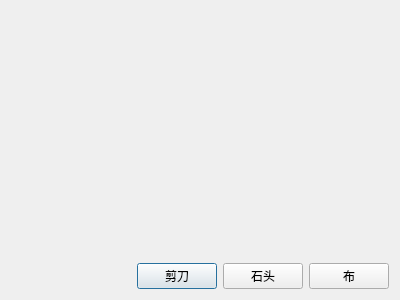
<?xml version="1.0" encoding="UTF-8"?>
<ui version="4.0">
 <class>Dialog</class>
 <widget class="QDialog" name="Dialog">
  <property name="geometry">
   <rect>
    <x>0</x>
    <y>0</y>
    <width>400</width>
    <height>300</height>
   </rect>
  </property>
  <property name="windowTitle">
   <string>关注微信公众号：学点编程吧-伸缩量</string>
  </property>
  <layout class="QVBoxLayout" name="verticalLayout">
   <item>
    <spacer name="verticalSpacer">
     <property name="orientation">
      <enum>Qt::Vertical</enum>
     </property>
     <property name="sizeHint" stdset="0">
      <size>
       <width>20</width>
       <height>246</height>
      </size>
     </property>
    </spacer>
   </item>
   <item>
    <layout class="QHBoxLayout" name="horizontalLayout">
     <item>
      <spacer name="horizontalSpacer">
       <property name="orientation">
        <enum>Qt::Horizontal</enum>
       </property>
       <property name="sizeHint" stdset="0">
        <size>
         <width>40</width>
         <height>20</height>
        </size>
       </property>
      </spacer>
     </item>
     <item>
      <widget class="QPushButton" name="pushButton">
       <property name="text">
        <string>剪刀</string>
       </property>
      </widget>
     </item>
     <item>
      <widget class="QPushButton" name="pushButton_2">
       <property name="text">
        <string>石头</string>
       </property>
      </widget>
     </item>
     <item>
      <widget class="QPushButton" name="pushButton_3">
       <property name="text">
        <string>布</string>
       </property>
      </widget>
     </item>
    </layout>
   </item>
  </layout>
 </widget>
 <resources/>
 <connections/>
</ui>
